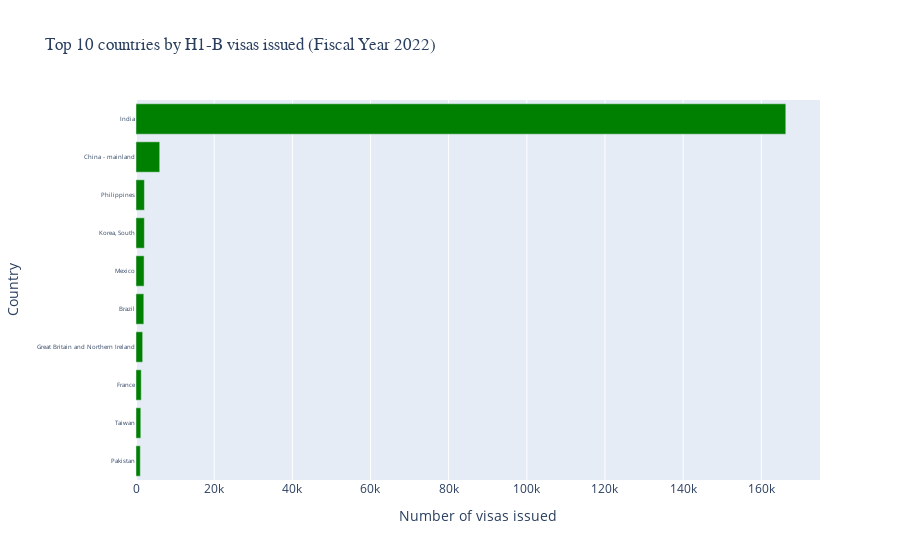

Notebook source saved alongside this figure:
### Code cell
# Let's plot a bar graph of the countries that had the most recipients of H1-B visas in 2022
fig = go.Figure(go.Bar(
    x=top_10_h1b_worldwide['H1B'],
    y=top_10_h1b_worldwide['Country'],
    orientation='h',
    marker_color='green')
)

# update graph appearance by creating a title, displaying it ascending from the top down, adjusting text angle next to the bars
# adjust how far apart the y-axis labels are
# adjust font family of the title
fig.update_layout(
    title='Top 10 countries by H1-B visas issued (Fiscal Year 2022)',
    xaxis=dict(title='Number of visas issued'),
    yaxis=dict(
        categoryorder='total ascending',
        tickangle=0,
        ticklabelstep=1,
        title='Country'),
    titlefont={'family': 'Times New Roman'}
)

# make font smaller on the y-axis using tickfont.size so that all country names are printed out
# change text family of the hover label to Times New Roman
fig.layout.yaxis.tickfont.size = 6 # type: ignore
fig.layout.hoverlabel.font.family = 'Times New Roman' # type: ignore
fig.show()

### Figure 1 — Plotly figure (JSON) as saved in the notebook; plotly's stock layout.template omitted (floating-point values rounded to 4 significant figures)
{"data": [{"marker": {"color": "green"}, "orientation": "h", "type": "bar", "x": [166271, 6070, 2151, 2140, 2069, 1999, 1706, 1342, 1228, 1104], "y": ["India", "China - mainland", "Philippines", "Korea, South", "Mexico", "Brazil", "Great Britain and Northern Ireland", "France", "Taiwan", "Pakistan"]}], "layout": {"hoverlabel": {"font": {"family": "Times New Roman"}}, "title": {"font": {"family": "Times New Roman"}, "text": "Top 10 countries by H1-B visas issued (Fiscal Year 2022)"}, "xaxis": {"title": {"text": "Number of visas issued"}}, "yaxis": {"categoryorder": "total ascending", "tickangle": 0, "tickfont": {"size": 6}, "ticklabelstep": 1, "title": {"text": "Country"}}}}
